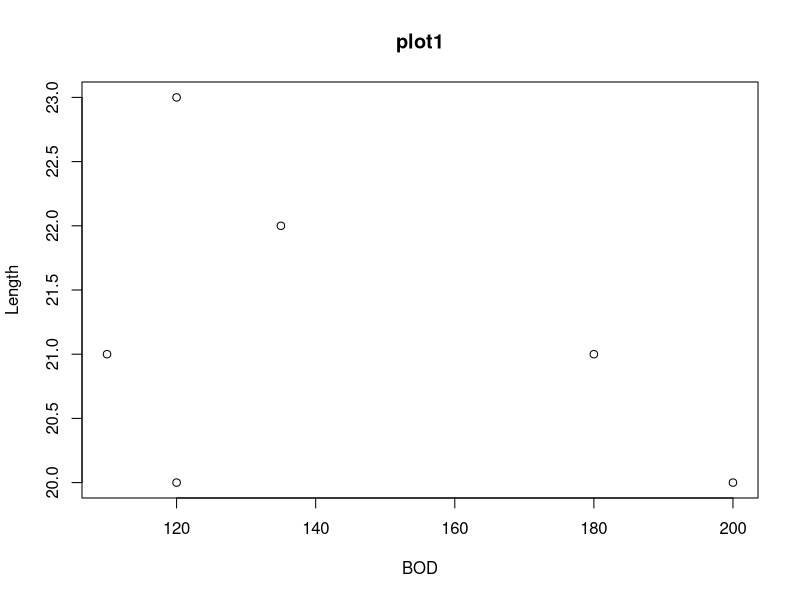
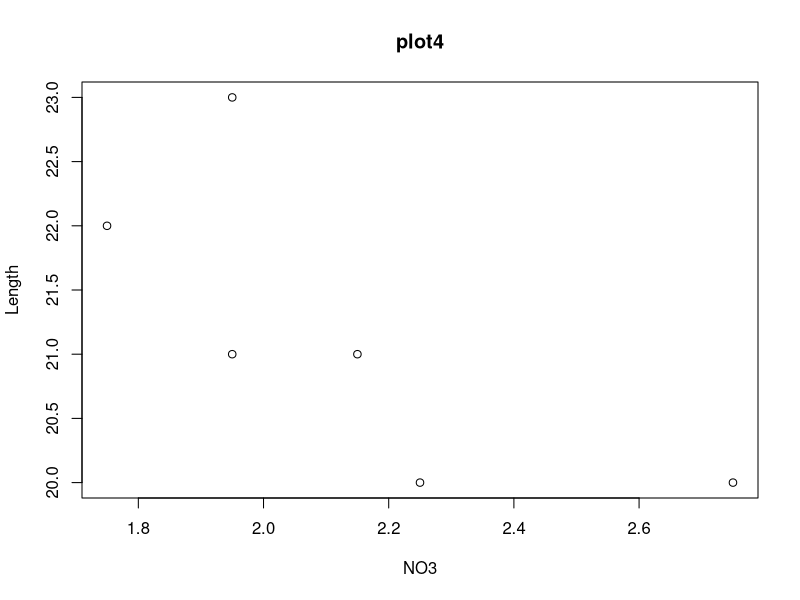
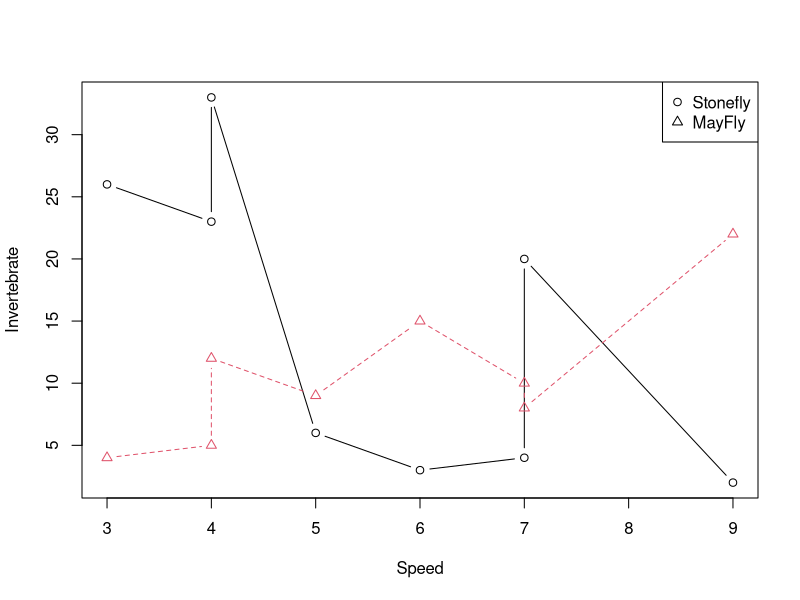

The R script that drew these images, in order:
  
Length<-c(20,21,22,23,21,20)
Speed<-c(12,14,12,16,20,21)
Algae<-c(40,45,45,80,75,65) 
NO3<-c(2.25,2.15,1.75,1.95,1.95,2.75)
BOD<-c(200,180,135,120,110,120)
mf<-data.frame(Length,Speed,Algae,NO3,BOD)
mf
Opt=par(mfrow=c(1,1))
Opt
plot(Length~BOD,data=mf, main='plot1')
plot.new()
plot.new()
plot(Length ~ NO3,data=mf,main='plot4')

sfly<-c(26,23,33,6,3,4,20,2)
mfly<-c(4,5,12,9,15,10,8,22)
speed<-c(3,4,4,5,6,7,7,9)
ivert<-cbind(sfly,mfly)
spd<-cbind(speed)
matplot(spd,ivert,type='b',pch=1:2,xlab='Speed',ylab='Invertebrate')
legend(x = 'topright',legend =c('Stonefly','MayFly'),pch=1:2)
